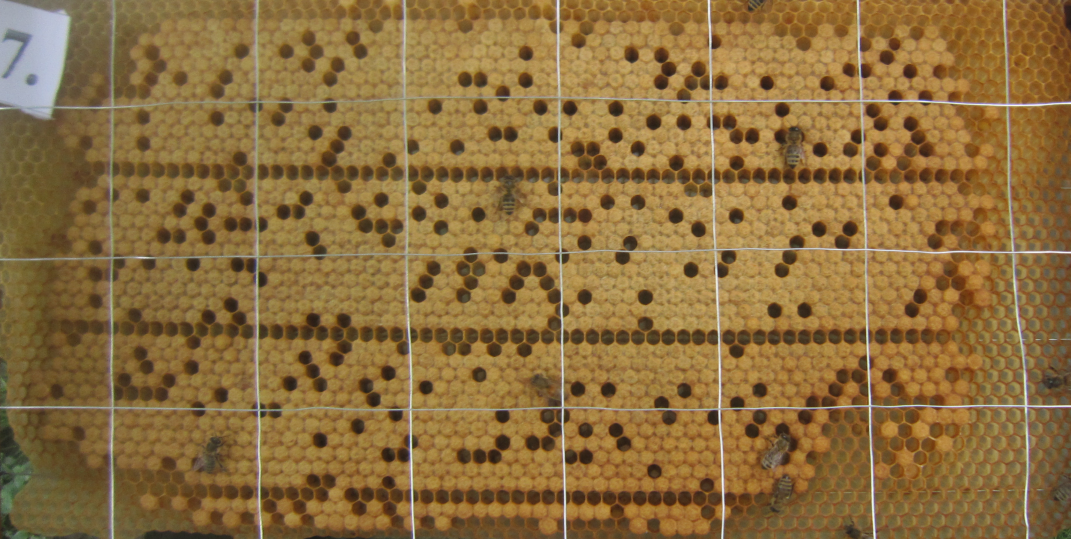
#> input picture bee_frame_sample.png, 1071 x 539 px, found by its file name
$ python mark_capped_cell_to_json.py
#> lines starting #> are read from the running program, lines starting #| are printed output that depends on the picture; after the words box and inside, x2 and y2 are one past the last pixel; in counts of white or black regions, pixels touching at a corner belong together
import cv2
import numpy as np
import json

def generate_capped_brood_json(image_path, output_json_path):
    # Load image
#> called with output_json_path = 'capped_brood_gt.json'
    img = cv2.imread(image_path)
#> img is the input picture: shape (539, 1071, 3); mean B, G, R 61.7, 109.2, 139.6
    if img is None:
        print("Error: Image not found.")
        return

    # Convert to HSV color space
    hsv = cv2.cvtColor(img, cv2.COLOR_BGR2HSV)
#> hsv: shape (539, 1071, 3); mean H, S, V 20.7, 144.4, 140

    # Define color range for Capped Brood (Tan/Orange colors)
    # Adjust these values if lighting conditions vary
    lower_orange = np.array([10, 80, 100])   # Hue ~10-40 is typical for beeswax
    upper_orange = np.array([45, 255, 255])

    # Create a mask for capped cells
    mask = cv2.inRange(hsv, lower_orange, upper_orange)
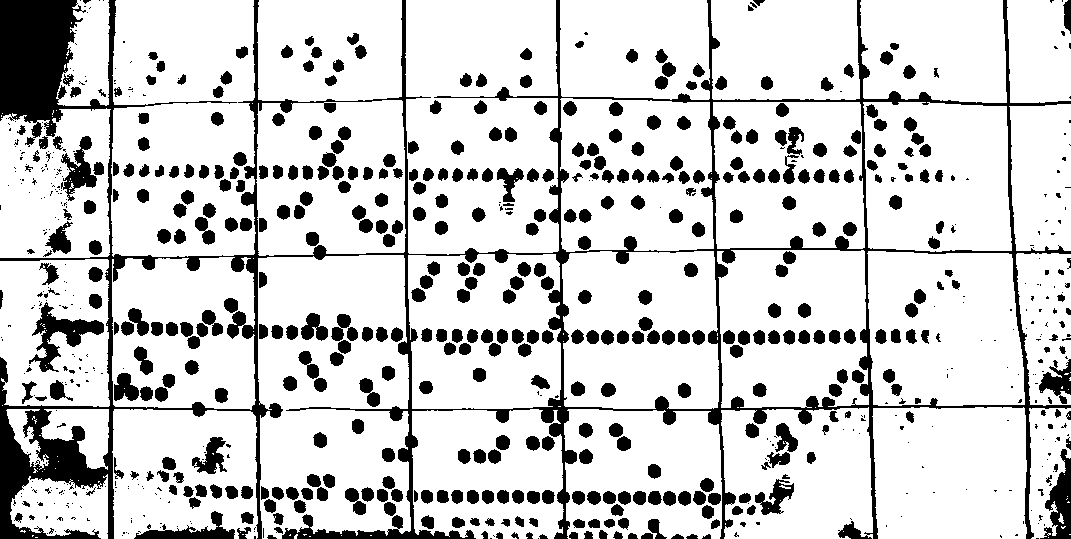
#> mask: shape (539, 1071); 81.6% white; 805 black regions (351 under 20 px), largest, box (x1, y1, x2, y2) and area: (0, 0, 1071, 539) 44781, (29, 302, 104, 372) 1680, (1040, 449, 1071, 539) 1352

    # Morphological operations to separate touching cells
    kernel = np.ones((3,3), np.uint8)
    mask = cv2.erode(mask, kernel, iterations=1)
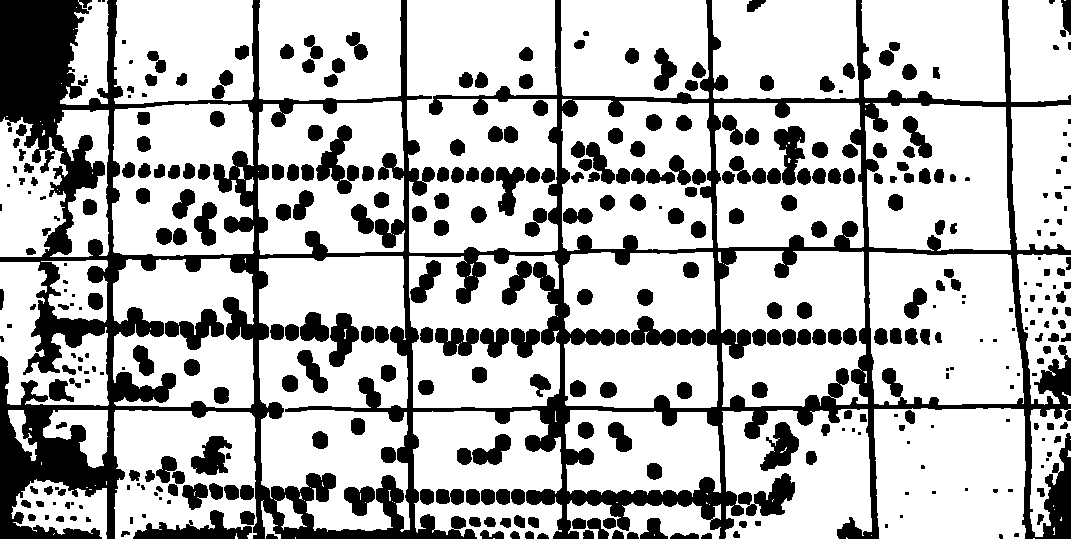
#> mask: shape (539, 1071); 73.1% white; 388 black regions (88 under 20 px), largest, box (x1, y1, x2, y2) and area: (0, 0, 1071, 539) 95258, (133, 510, 252, 539) 1535, (316, 125, 359, 194) 1300
    mask = cv2.dilate(mask, kernel, iterations=1)
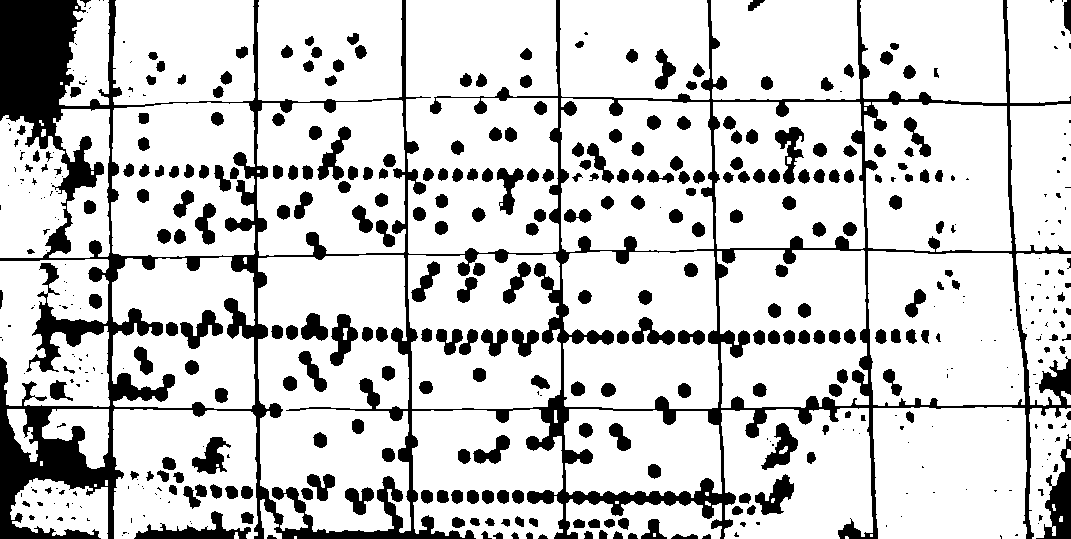
#> mask: shape (539, 1071); 80.8% white; 480 black regions (188 under 20 px)

    # Find contours
    contours, _ = cv2.findContours(mask, cv2.RETR_EXTERNAL, cv2.CHAIN_APPROX_SIMPLE)
#> contours = 61 contours, 22 with area under 20; largest, box (x1, y1, x2, y2) and area: (258, 255, 411, 533) 36446, (406, 0, 559, 254) 36226, (562, 251, 719, 409) 22624, (868, 251, 1025, 406) 22251, (560, 98, 714, 252) 21411

    points = []

    # Filter contours to ensure we only get cells (ignore noise or frame edges)
    for cnt in contours:
        area = cv2.contourArea(cnt)

        # Area filter: Cell size roughly 100-600 pixels (tweak based on resolution)
        if 80 < area < 800:
            M = cv2.moments(cnt)
            if M["m00"] != 0:
                cX = int(M["m10"] / M["m00"])
                cY = int(M["m01"] / M["m00"])

                # Append formatted coordinate
                points.append([cX, cY])
#> this loop made 61 passes
#> (area, cX, cY) on passes 11, 24: (353, 268, 522), (694, 22, 431)
#> area on passes 10, 15, 17, 19, 20, 21: 4195, 4135, 26, 26.5, 11646, 16630
#> after the loop, points = [[268, 522], [22, 431]]

    # Structure for CSRNet/MSNN
    # Many implementations expect a simple list of points or a dictionary
    data = {
        "image": image_path,
        "count": len(points),
        "points": points  # List of [x, y]
    }

    # Save to JSON
    with open(output_json_path, 'w') as f:
        json.dump(data, f, indent=4)

    print(f"Successfully generated {len(points)} annotations in {output_json_path}")
#| Successfully generated 2 annotations in capped_brood_gt.json

# Run the function
generate_capped_brood_json(r'/Users/chip/claude_code_experiments/bee-brood-counter/bee_frame_sample.png', 'capped_brood_gt.json')

$ run again, with how_to_select.png copied over bee_frame_sample.png
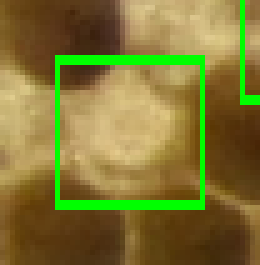
#> input picture how_to_select.png, 52 x 53 px, found by its file name (shown 5 times larger)
#> in generate_capped_brood_json, img is the input picture: shape (53, 52, 3); mean B, G, R 52.7, 118.9, 128.1
#> hsv: shape (53, 52, 3); mean H, S, V 21.7, 169.5, 146.7
#> in generate_capped_brood_json, `mask = cv2.inRange(hsv, lower_orange, upper_orange)`:
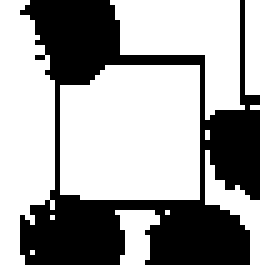
#> mask: shape (53, 52) (shown 5 times larger); 63.1% white; 1 black region, box (x1, y1, x2, y2) and area: (4, 0, 52, 53) 1018
#> in generate_capped_brood_json, `mask = cv2.dilate(mask, kernel, iterations=1)`:
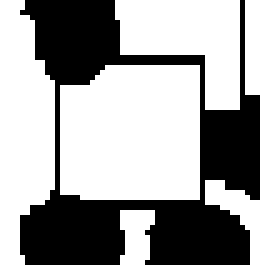
#> mask: shape (53, 52) (shown 5 times larger); 61.6% white; 1 black region
#> contours = 6 contours; box (x1, y1, x2, y2) and area: (12, 13, 40, 40) 670, (0, 0, 11, 53) 378, (23, 0, 48, 22) 300, (41, 36, 52, 53) 52, (24, 42, 31, 53) 46, (49, 0, 52, 19) 36
#> the loop in generate_capped_brood_json, `for cnt in contours:` made 6 passes
#> (area, cX, cY) on passes 3, 5, 6: (670.5, 25, 26), (300, 37, 7), (378.5, 4, 24)
#> after the loop in generate_capped_brood_json, `for cnt in contours:`: points = [[25, 26], [37, 7], [4, 24]]
#| Successfully generated 3 annotations in capped_brood_gt.json
